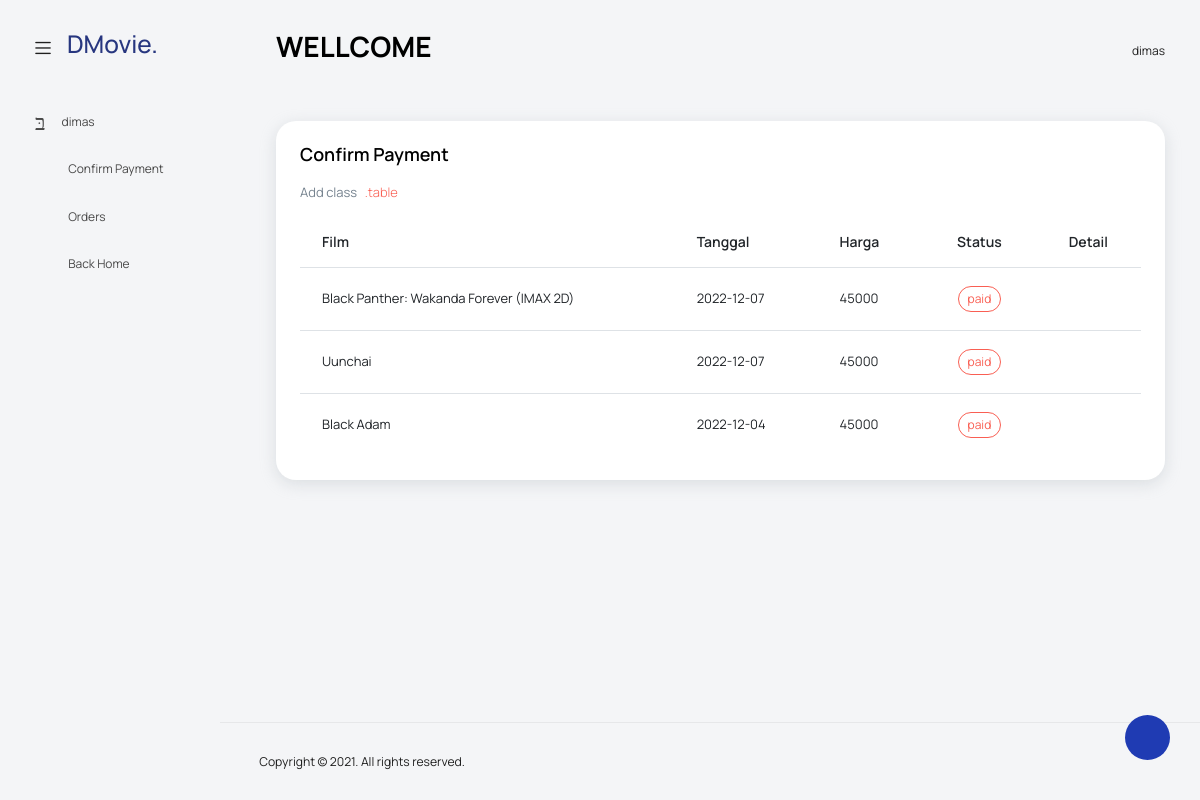
The page /profile/index.php?page=userorders (signed in) on the database its author committed.
### tables this page shows
CREATE TABLE `pemesanan` (
  `id_pemesanan` int(11) NOT NULL,
  `id_user` int(11) NOT NULL,
  `id_film` int(11) NOT NULL,
  `id_jadwal` int(11) NOT NULL,
  `seat` enum('1','2','3','4','5','6','7','8','9','10','11','12','13','14','15','16','17','18','19','20') NOT NULL,
  `id_jam` int(11) NOT NULL,
  `id_studio` int(11) NOT NULL,
  `status` enum('paid','unpaid','proccess') NOT NULL
);

CREATE TABLE `film` (
  `id_film` int(11) NOT NULL,
  `judul` varchar(100) DEFAULT NULL,
  `genre` varchar(50) DEFAULT NULL,
  `durasi` varchar(50) DEFAULT NULL,
  `pemain` text DEFAULT NULL,
  `poster` text DEFAULT NULL,
  `sinopsis` text DEFAULT NULL,
  `harga` varchar(50) DEFAULT NULL,
  `kategory` enum('nowplaying','upcoming') NOT NULL
);

CREATE TABLE `jadwal` (
  `id_jadwal` int(11) NOT NULL,
  `tanggal` date NOT NULL
);

### profile/orders.php (the view, shortened to what this page needs)
<?php
$orders = isset($_GET["orders"]) ? $_GET["orders"] : "userorders";
if ($orders === "details") {
    detailData();
} else {
    getData();
}
function getData()
{
    $koneksi = getConnection();
    $id_user = $_SESSION["id_user"];
    $query = mysqli_query($koneksi, "SELECT * FROM pemesanan JOIN film on pemesanan.id_film = film.id_film JOIN jadwal on pemesanan.id_jadwal = jadwal.id_jadwal WHERE id_user='$id_user'");
?>
    <div class="col-lg-12 grid-margin stretch-card">
        <div class="card">
            <div class="card-body">
                <h4 class="card-title">Confirm Payment</h4>
                <p class="card-description">
                    Add class <code>.table</code>
                </p>
                <div class="table-responsive">
                    <table class="table">
                        <thead>
                            <tr>
                                <th>Film</th>
                                <th>Tanggal</th>
                                <th>Harga</th>
                                <th class="text-center">Status</th>
                                <th class="text-center">Detail</th>
                            </tr>
                        </thead>
                        <tbody>
                            <?php
                            while ($data = mysqli_fetch_object($query)) {
                                if ($data->status !== "unpaid") {
                            ?>
                                    <tr>
                                        <td><?php echo $data->judul ?></td>
                                        <td><?php echo $data->tanggal ?></td>
                                        <td><?php echo $data->harga ?></td>
                                        <td class="text-center"><label class="badge badge-danger"><?php echo $data->status ?></label></td>
                                        <td class="text-center"><a href="?page=userorders&orders=details&id_pesan=<?php echo $data->id_pemesanan ?>"><i class="mdi mdi-eye " style="font-size: 20px;"></i></a></td>
                                    </tr>
                            <?php
                                }
                            } ?>
                        </tbody>
                    </table>
                </div>
            </div>
        </div>
    </div>
<?php
}
?>

### rows shown on the page
pemesanan: id_film.judul "Black Panther: Wakanda Forever (IMAX 2D)", id_jadwal.tanggal "2022-12-07", id_film.harga "45000", status "paid"
pemesanan: id_film.judul "Uunchai", id_jadwal.tanggal "2022-12-07", id_film.harga "45000", status "paid"
pemesanan: id_film.judul "Black Adam", id_jadwal.tanggal "2022-12-04", id_film.harga "45000", status "paid"

### other values the page prints
$_SESSION['nama'] "dimas"
$_SESSION["nama"] "dimas"
